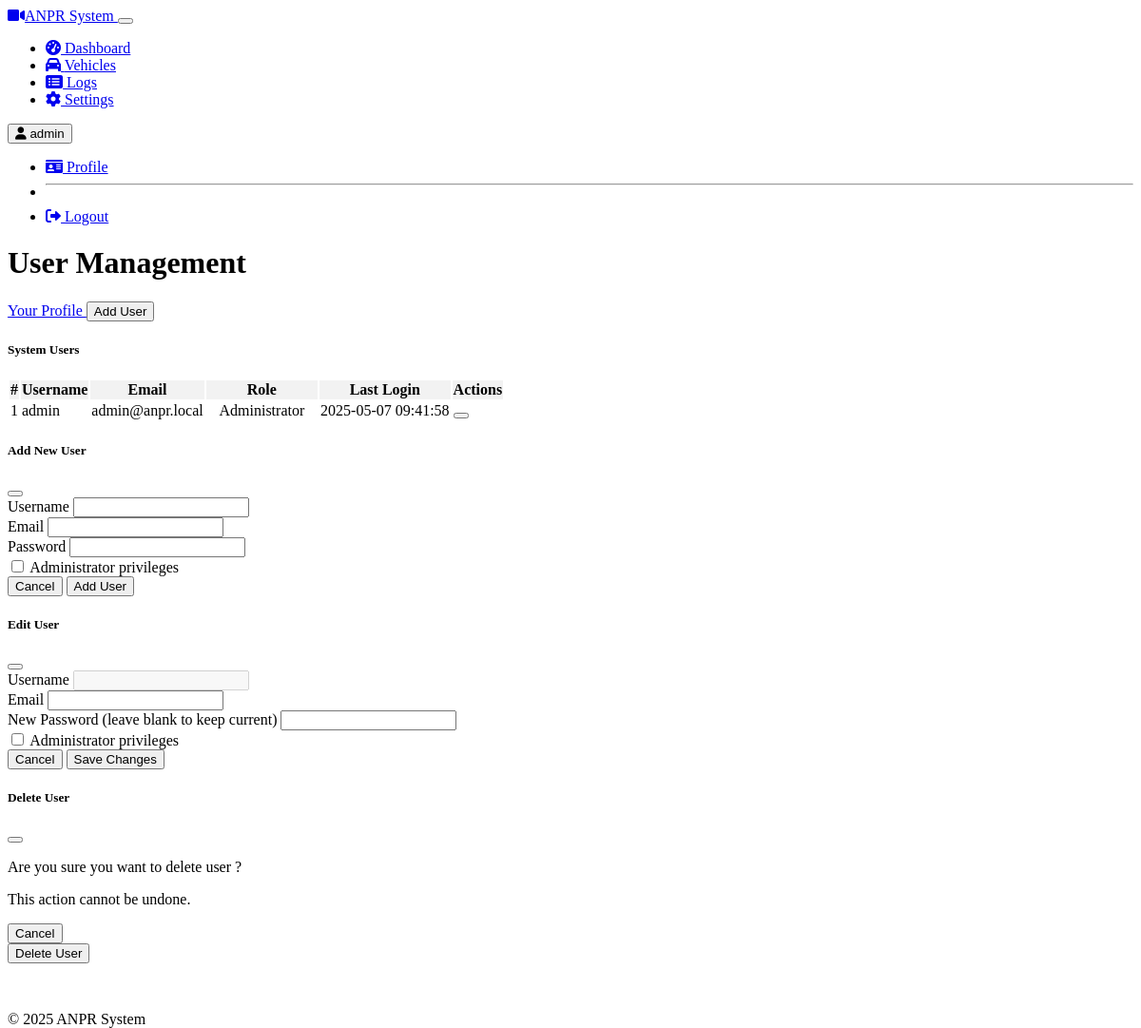
The page /auth/users (signed in) on the database as committed earlier.
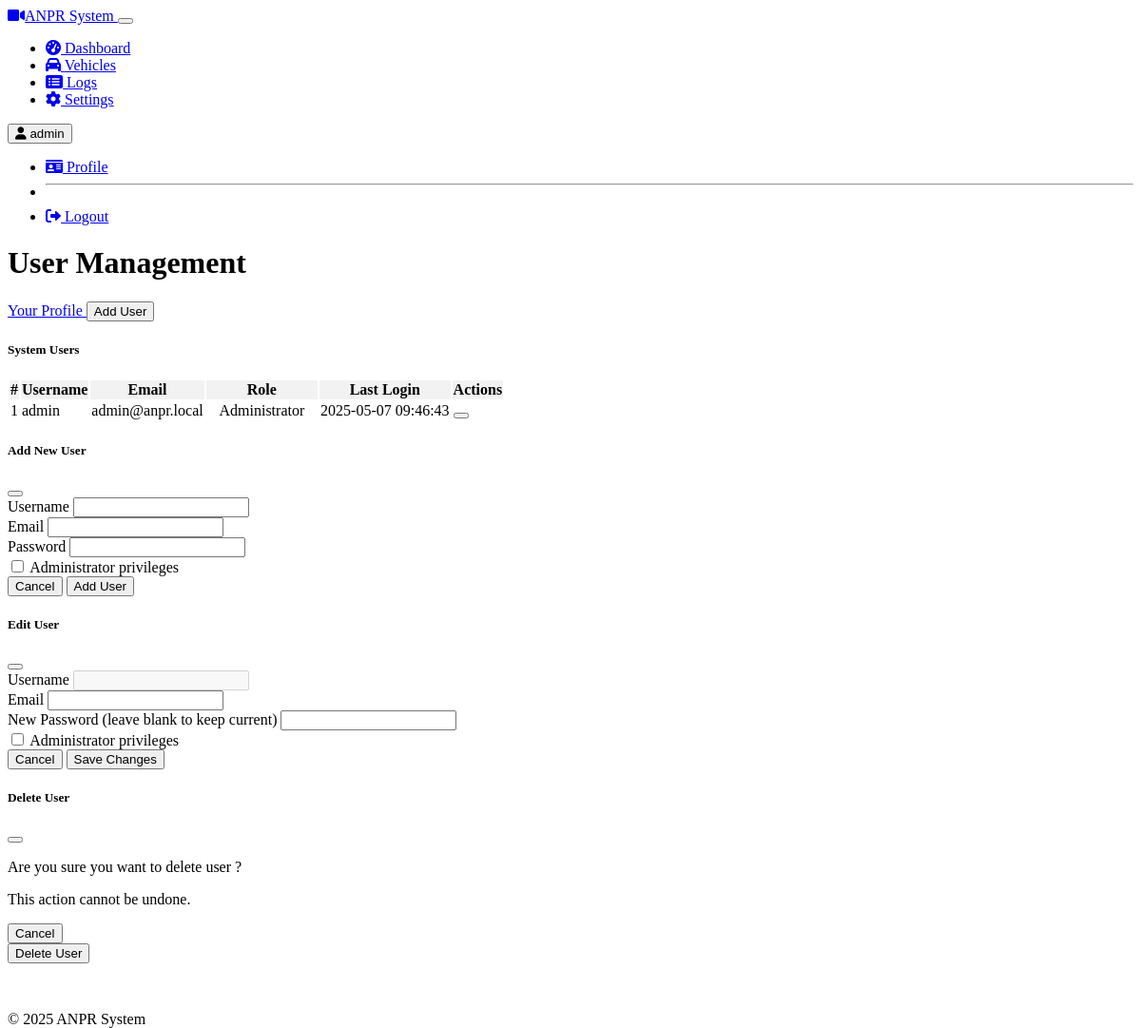
The same page on the database as committed later.
### models.py (models this page shows)
class User(user_mixin_base, db.Model):
    id = db.Column(db.Integer, primary_key=True)
    username = db.Column(db.String(64), unique=True, nullable=False)
    email = db.Column(db.String(120), unique=True, nullable=False)
    password_hash = db.Column(db.String(256), nullable=False)
    is_admin = db.Column(db.Boolean, default=False)
    created_at = db.Column(db.DateTime, default=datetime.utcnow)
    last_login = db.Column(db.DateTime)

### routes/auth.py (the view)
@auth_bp.route('/users', methods=['GET'])
@login_required
def users():
    if not current_user.is_admin:
        flash('You do not have permission to access this page', 'danger')
        return redirect(url_for('dashboard.index'))
    users = User.query.all()
    return render_template('users.html', users=users, current_year=datetime.now().year)

### templates/users.html (shortened to what the changed rows need)
{% extends "base.html" %}
{% block content %}
<div class="col-md-10 offset-md-1">
    <div class="d-flex justify-content-between align-items-center mb-4">
        <h1>User Management</h1>
    </div>
    <div class="card shadow">
        <div class="card-body p-0">
            <div class="table-responsive">
                <table class="table table-hover table-striped mb-0 align-middle">
                    <thead>
                        <tr>
                            <th>#</th>
                            <th>Username</th>
                            <th>Email</th>
                            <th>Role</th>
                            <th>Last Login</th>
                            <th>Actions</th>
                        </tr>
                    </thead>
                    <tbody>
                        {% for user in users %}
                        <tr>
                            <td>{{ user.id }}</td>
                            <td>{{ user.username }}</td>
                            <td>{{ user.email }}</td>
                            <td>
                                {% if user.is_admin %}
                                <span class="badge bg-danger">Administrator</span>
                                {% else %}
                                <span class="badge bg-secondary">Standard User</span>
                                {% endif %}
                            </td>
                            <td>{{ user.last_login.strftime('%Y-%m-%d %H:%M:%S') if user.last_login else 'Never' }}</td>
                            <td>
                                <button class="btn btn-sm btn-primary edit-user-btn" data-bs-toggle="modal" data-bs-target="#editUserModal"
                                        data-user-id="{{ user.id }}" data-username="{{ user.username }}" data-email="{{ user.email }}"
                                        data-is-admin="{{ user.is_admin|lower }}">
                                </button>
                            </td>
                        </tr>
                        {% endfor %}
                    </tbody>
                </table>
            </div>
        </div>
    </div>
</div>
{% endblock %}

### templates/base.html (shortened to what the changed rows need)
<!DOCTYPE html>
<html lang="en" data-bs-theme="dark">
<head>
    <link rel="stylesheet" href="https://cdn.replit.com/agent/bootstrap-agent-dark-theme.min.css">
    <link rel="stylesheet" href="/static/css/custom.css">
    <link rel="stylesheet" href="https://cdnjs.cloudflare.com/ajax/libs/font-awesome/6.0.0/css/all.min.css">
</head>
<body>
    <nav class="navbar navbar-expand-md navbar-dark bg-dark mb-4">
        <div class="container-fluid">
            <div class="collapse navbar-collapse" id="navbarCollapse">
                <div class="d-flex">
                    {% if current_user is defined and current_user.is_authenticated %}
                    <div class="dropdown">
                        <button class="btn btn-outline-light dropdown-toggle" type="button" data-bs-toggle="dropdown">
                            <i class="fas fa-user me-1"></i> {{ current_user.username }}
                        </button>
                        <ul class="dropdown-menu dropdown-menu-end">
                            <li>
                                <a class="dropdown-item" href="{% if url_with_token is defined %}{{ url_with_token('auth.profile') }}{% else %}{{ url_for('auth.profile') }}{% endif %}">
                                    <i class="fas fa-id-card me-1"></i> Profile
                                </a>
                            </li>
                            <li><hr class="dropdown-divider"></li>
                            <li>
                                <a class="dropdown-item" href="{% if url_with_token is defined %}{{ url_with_token('auth.logout') }}{% else %}{{ url_for('auth.logout') }}{% endif %}">
                                    <i class="fas fa-sign-out-alt me-1"></i> Logout
                                </a>
                            </li>
                        </ul>
                    </div>
                    {% else %}
                    <a href="{% if url_with_token is defined %}{{ url_with_token('auth.login') }}{% else %}{{ url_for('auth.login') }}{% endif %}" class="btn btn-outline-light">
                        <i class="fas fa-sign-in-alt me-1"></i> Login
                    </a>
                    {% endif %}
                </div>
            </div>
        </div>
    </nav>
    <main class="container">
        {% block content %}{% endblock %}
    </main>
</body>
</html>

Rows that differ between the two databases and show on the page:
changed User "admin": last_login "2025-05-07 09:41:58" → "2025-05-07 09:46:43"
